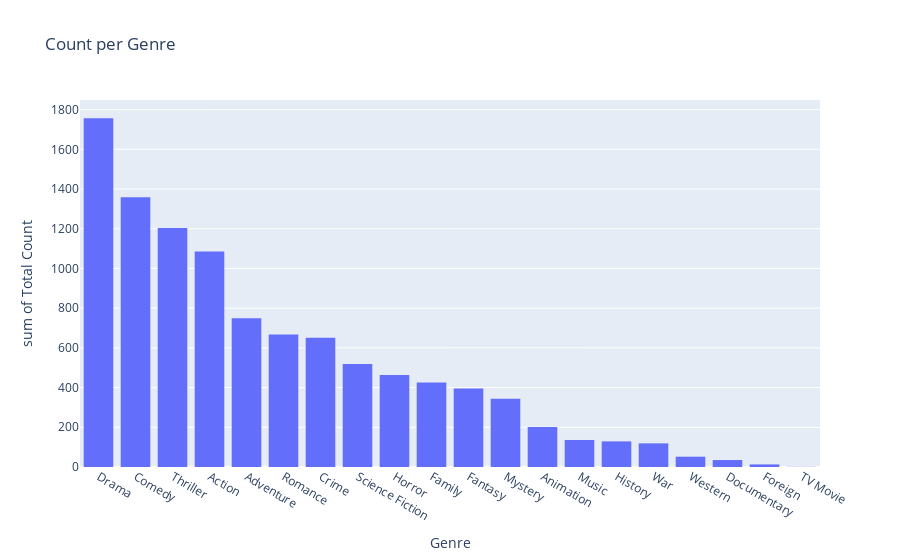

The notebook cell saved with this chart:
### Code cell
#checking the quantity comparison between genres
fig_1=px.histogram(df_genre_count,x=df_genre_count.index,y='Total_count',
                   labels={'genre_adj':'Genre', 'Total_count': 'Total Count'},
                   title='Count per Genre')
fig_1.show()

### Figure 1 — Plotly figure (JSON) as saved in the notebook; plotly's stock layout.template omitted (floating-point values rounded to 4 significant figures)
{"data": [{"alignmentgroup": "True", "bingroup": "x", "histfunc": "sum", "hovertemplate": "Genre=%{x}<br>sum of Total Count=%{y}<extra></extra>", "legendgroup": "", "marker": {"color": "#636efa", "pattern": {"shape": ""}}, "name": "", "offsetgroup": "", "orientation": "v", "showlegend": false, "type": "histogram", "x": ["Drama", "Comedy", "Thriller", "Action", "Adventure", "Romance", "Crime", "Science Fiction", "Horror", "Family", "Fantasy", "Mystery", "Animation", "Music", "History", "War", "Western", "Documentary", "Foreign", "TV Movie"], "xaxis": "x", "y": [1756, 1358, 1204, 1085, 749, 667, 651, 519, 463, 425, 396, 344, 201, 136, 129, 119, 52, 35, 13, 1], "yaxis": "y"}], "layout": {"barmode": "relative", "legend": {"tracegroupgap": 0}, "title": {"text": "Count per Genre"}, "xaxis": {"anchor": "y", "domain": [0, 1], "title": {"text": "Genre"}}, "yaxis": {"anchor": "x", "domain": [0, 1], "title": {"text": "sum of Total Count"}}}}
